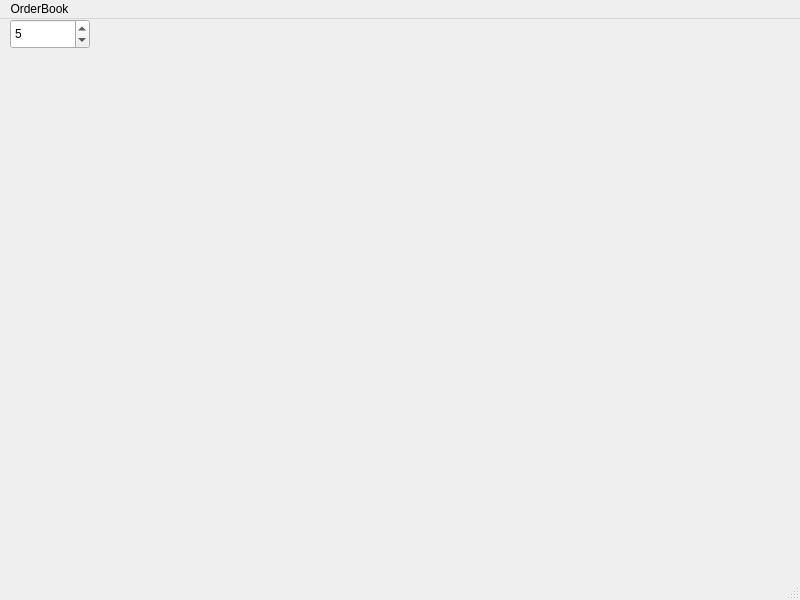
<?xml version="1.0" encoding="UTF-8"?>
<ui version="4.0">
 <class>MainWindow</class>
 <widget class="QMainWindow" name="MainWindow">
  <property name="geometry">
   <rect>
    <x>0</x>
    <y>0</y>
    <width>800</width>
    <height>600</height>
   </rect>
  </property>
  <property name="minimumSize">
   <size>
    <width>40</width>
    <height>10</height>
   </size>
  </property>
  <property name="windowTitle">
   <string>MainWindow</string>
  </property>
  <widget class="QWidget" name="centralwidget">
   <widget class="QSpinBox" name="throtteSpinBox">
    <property name="geometry">
     <rect>
      <x>10</x>
      <y>0</y>
      <width>80</width>
      <height>30</height>
     </rect>
    </property>
    <property name="minimumSize">
     <size>
      <width>40</width>
      <height>10</height>
     </size>
    </property>
    <property name="cursor">
     <cursorShape>ArrowCursor</cursorShape>
    </property>
    <property name="toolTip">
     <string>Throttle interval in ms</string>
    </property>
    <property name="maximum">
     <number>90</number>
    </property>
    <property name="value">
     <number>5</number>
    </property>
   </widget>
  </widget>
  <widget class="QStatusBar" name="statusbar"/>
  <widget class="QMenuBar" name="menubar">
   <property name="geometry">
    <rect>
     <x>0</x>
     <y>0</y>
     <width>800</width>
     <height>17</height>
    </rect>
   </property>
   <widget class="QMenu" name="menuOrderBool">
    <property name="title">
     <string>OrderBook</string>
    </property>
   </widget>
   <addaction name="menuOrderBool"/>
  </widget>
 </widget>
 <resources/>
 <connections/>
</ui>
